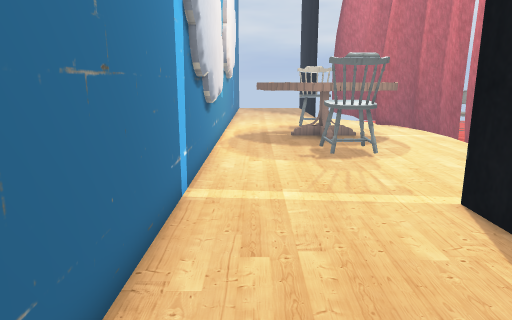
View 1 (above)

12 first-person views from a walk through a level from a Godot 3-D game. The camera is 1.4 m above the floor, tilts 12° down and sees 70° across. The floor is counted in squares, 0.5 m on a side. Each view is taken from the middle of a square. On the plan, view 1 faces up. The plan holds only what a view shows up to about 20 squares ahead; the rest is blank. The place goes on beyond the plan. Characters and animated objects are not drawn. Some surface patterns are stand-ins.

View 2
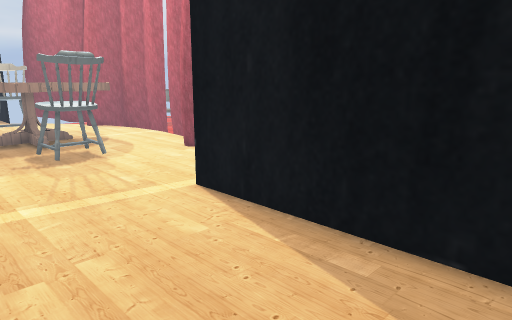

View 3
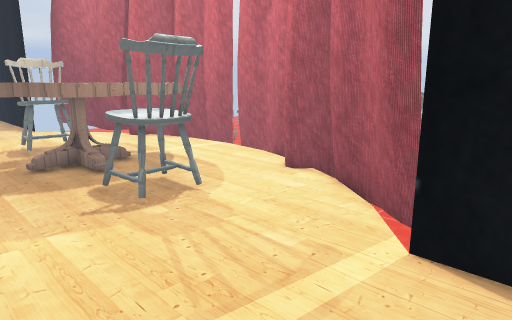

View 4
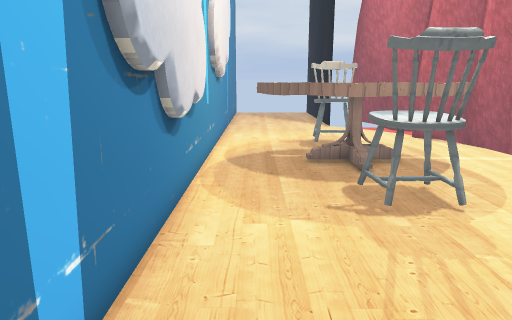

View 5
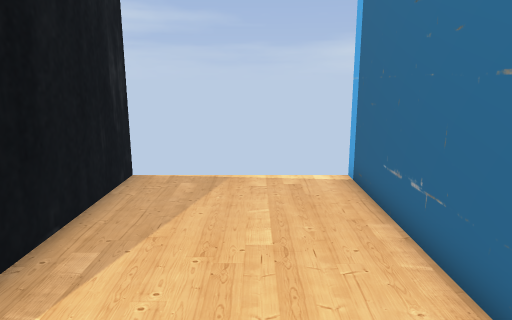

View 6
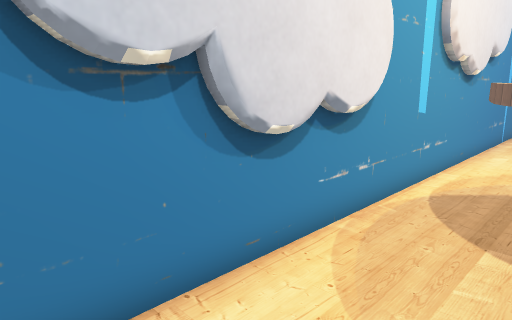

View 7
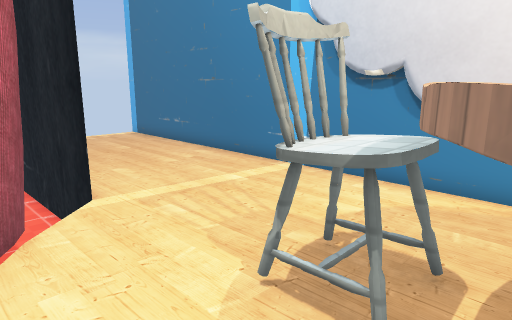

View 8
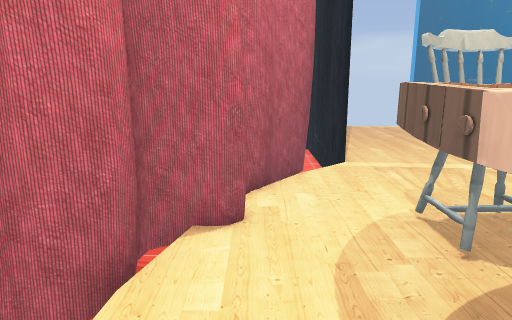

View 9
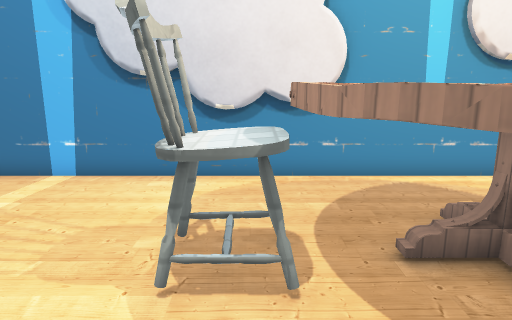

View 10
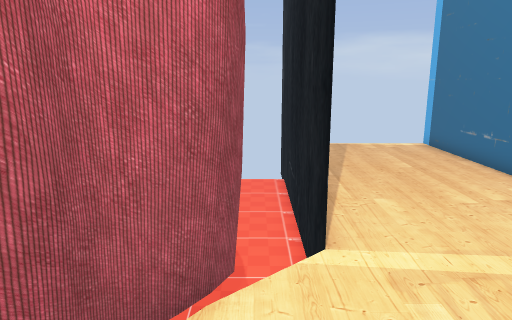

View 11
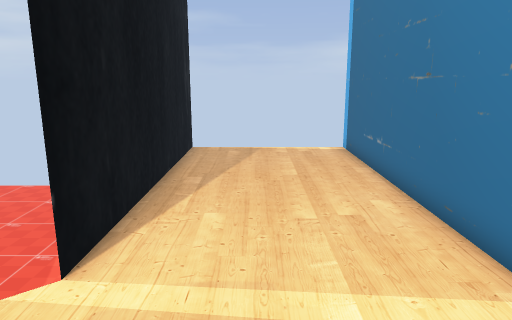

View 12
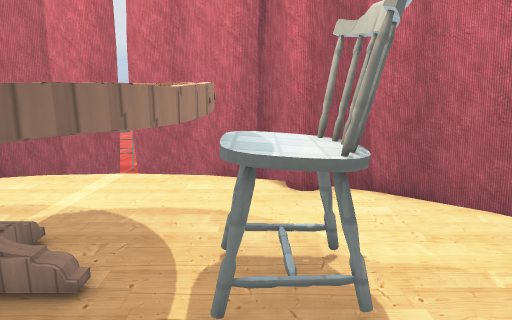

### Floor plan
Key: @ floor where view 1 was taken; # wall or solid block; . floor; ^ raised ledge; v drop or lower ground; T table.
Columns run from 2 left of view 1 to 11 right of it. Each row starts with its distance up from view 1.
 22 #..  TTT ...#v
 21 #..T     ...vv
 20 #.T  T   T..v
 19 #.T TTTT T..vv
 18 #.T  TT  T..v
 17 ##.T TT T...vv
 16 # .TT  TT...#v
 15 #....^^.....#
 14 #....^^....#vv
 13 #....##....#vv
 12 #.........#v
 11 #.........#vv
 10 #........#vv
  9 #.......#vv
  8 #......vvv
  7 #......#vv
  6 #......#vvv
  5 #......#vvv
  4 #......#vvvv
  3 #......#vvvvv
  2 #......#vvvvv
  1 #......#vv vvv
  0 #.@....#vv  vv
 -1 #......#v   vv
 -2 #......#
 -3 #      #

Where each view was taken, in squares from view 1:
view 1: 0 up, 0 right, facing up
view 2: 0 up, 1 left, facing up-right
view 3: 6 up, 1 left, facing up-right
view 4: 6 up, 0 right, facing up
view 5: 8 up, 1 right, facing down
view 6: 10 up, 2 right, facing up-left
view 7: 17 up, 8 right, facing down-left
view 8: 21 up, 8 right, facing down
view 9: 15 up, 9 right, facing left
view 10: 14 up, 6 right, facing down
view 11: 13 up, 2 right, facing down
view 12: 15 up, 1 left, facing right
